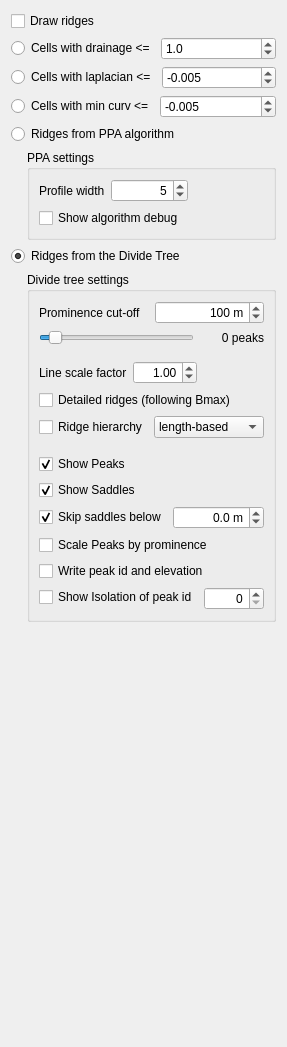
      <widget class="QWidget" name="tabRidges">
       <attribute name="title">
        <string>Ridges net</string>
       </attribute>
       <layout class="QVBoxLayout" name="verticalLayout_12">
        <item>
         <widget class="QCheckBox" name="showRidges">
          <property name="text">
           <string>Draw ridges</string>
          </property>
          <property name="checked">
           <bool>false</bool>
          </property>
         </widget>
        </item>
        <item>
         <layout class="QHBoxLayout" name="horizontalLayout_27">
          <item>
           <widget class="QRadioButton" name="ridges_drainage">
            <property name="text">
             <string>Cells with drainage &lt;=</string>
            </property>
           </widget>
          </item>
          <item>
           <widget class="QDoubleSpinBox" name="ridges_drainageThreshold">
            <property name="decimals">
             <number>1</number>
            </property>
            <property name="maximum">
             <double>100.000000000000000</double>
            </property>
            <property name="value">
             <double>1.000000000000000</double>
            </property>
           </widget>
          </item>
         </layout>
        </item>
        <item>
         <layout class="QHBoxLayout" name="horizontalLayout_36">
          <item>
           <widget class="QRadioButton" name="ridges_laplacian">
            <property name="text">
             <string>Cells with laplacian &lt;=</string>
            </property>
           </widget>
          </item>
          <item>
           <widget class="QDoubleSpinBox" name="ridges_laplacianThreshold">
            <property name="decimals">
             <number>3</number>
            </property>
            <property name="minimum">
             <double>-1.000000000000000</double>
            </property>
            <property name="maximum">
             <double>1.000000000000000</double>
            </property>
            <property name="singleStep">
             <double>0.001000000000000</double>
            </property>
            <property name="value">
             <double>-0.005000000000000</double>
            </property>
           </widget>
          </item>
         </layout>
        </item>
        <item>
         <layout class="QHBoxLayout" name="horizontalLayout_41">
          <item>
           <widget class="QRadioButton" name="ridges_curvature">
            <property name="text">
             <string>Cells with min curv &lt;=</string>
            </property>
           </widget>
          </item>
          <item>
           <widget class="QDoubleSpinBox" name="ridges_curvatureThreshold">
            <property name="decimals">
             <number>3</number>
            </property>
            <property name="minimum">
             <double>-1.000000000000000</double>
            </property>
            <property name="maximum">
             <double>1.000000000000000</double>
            </property>
            <property name="singleStep">
             <double>0.001000000000000</double>
            </property>
            <property name="value">
             <double>-0.005000000000000</double>
            </property>
           </widget>
          </item>
         </layout>
        </item>
        <item>
         <widget class="QRadioButton" name="ridges_PPA">
          <property name="text">
           <string>Ridges from PPA algorithm</string>
          </property>
         </widget>
        </item>
        <item>
         <layout class="QHBoxLayout" name="horizontalLayout_25">
          <item>
           <spacer name="horizontalSpacer">
            <property name="orientation">
             <enum>Qt::Orientation::Horizontal</enum>
            </property>
            <property name="sizeType">
             <enum>QSizePolicy::Policy::Fixed</enum>
            </property>
            <property name="sizeHint" stdset="0">
             <size>
              <width>16</width>
              <height>20</height>
             </size>
            </property>
           </spacer>
          </item>
          <item>
           <widget class="QGroupBox" name="groupBox_6">
            <property name="title">
             <string>PPA settings</string>
            </property>
            <layout class="QVBoxLayout" name="verticalLayout_9">
             <item>
              <layout class="QHBoxLayout" name="horizontalLayout_22">
               <property name="leftMargin">
                <number>0</number>
               </property>
               <item>
                <widget class="QLabel" name="label_24">
                 <property name="sizePolicy">
                  <sizepolicy hsizetype="Minimum" vsizetype="Preferred">
                   <horstretch>0</horstretch>
                   <verstretch>0</verstretch>
                  </sizepolicy>
                 </property>
                 <property name="text">
                  <string>Profile width</string>
                 </property>
                </widget>
               </item>
               <item>
                <widget class="QSpinBox" name="ridges_PPA_profileLength">
                 <property name="sizePolicy">
                  <sizepolicy hsizetype="Expanding" vsizetype="Fixed">
                   <horstretch>0</horstretch>
                   <verstretch>0</verstretch>
                  </sizepolicy>
                 </property>
                 <property name="alignment">
                  <set>Qt::AlignmentFlag::AlignRight|Qt::AlignmentFlag::AlignTrailing|Qt::AlignmentFlag::AlignVCenter</set>
                 </property>
                 <property name="minimum">
                  <number>3</number>
                 </property>
                 <property name="maximum">
                  <number>51</number>
                 </property>
                 <property name="singleStep">
                  <number>2</number>
                 </property>
                 <property name="value">
                  <number>5</number>
                 </property>
                </widget>
               </item>
               <item>
                <spacer name="horizontalSpacer_5">
                 <property name="orientation">
                  <enum>Qt::Orientation::Horizontal</enum>
                 </property>
                 <property name="sizeHint" stdset="0">
                  <size>
                   <width>40</width>
                   <height>20</height>
                  </size>
                 </property>
                </spacer>
               </item>
              </layout>
             </item>
             <item>
              <widget class="QCheckBox" name="ridges_showPPAdebug">
               <property name="text">
                <string>Show algorithm debug</string>
               </property>
              </widget>
             </item>
            </layout>
           </widget>
          </item>
         </layout>
        </item>
        <item>
         <widget class="QRadioButton" name="ridges_divtree">
          <property name="text">
           <string>Ridges from the Divide Tree</string>
          </property>
          <property name="checked">
           <bool>true</bool>
          </property>
         </widget>
        </item>
        <item>
         <layout class="QHBoxLayout" name="horizontalLayout_26">
          <item>
           <spacer name="horizontalSpacer_4">
            <property name="orientation">
             <enum>Qt::Orientation::Horizontal</enum>
            </property>
            <property name="sizeType">
             <enum>QSizePolicy::Policy::Fixed</enum>
            </property>
            <property name="sizeHint" stdset="0">
             <size>
              <width>16</width>
              <height>20</height>
             </size>
            </property>
           </spacer>
          </item>
          <item>
           <widget class="QGroupBox" name="groupBox_7">
            <property name="title">
             <string>Divide tree settings</string>
            </property>
            <layout class="QVBoxLayout" name="verticalLayout_4">
             <item>
              <layout class="QHBoxLayout" name="horizontalLayout_4">
               <item>
                <widget class="QLabel" name="label_49">
                 <property name="text">
                  <string>Prominence cut-off</string>
                 </property>
                </widget>
               </item>
               <item>
                <widget class="QSpinBox" name="ridges_divtree_promCutoff">
                 <property name="minimumSize">
                  <size>
                   <width>60</width>
                   <height>0</height>
                  </size>
                 </property>
                 <property name="alignment">
                  <set>Qt::AlignmentFlag::AlignRight|Qt::AlignmentFlag::AlignTrailing|Qt::AlignmentFlag::AlignVCenter</set>
                 </property>
                 <property name="suffix">
                  <string> m</string>
                 </property>
                 <property name="maximum">
                  <number>1500</number>
                 </property>
                 <property name="value">
                  <number>100</number>
                 </property>
                </widget>
               </item>
              </layout>
             </item>
             <item>
              <layout class="QHBoxLayout" name="horizontalLayout_45">
               <item>
                <widget class="QSlider" name="ridges_minPromSlider">
                 <property name="maximum">
                  <number>1500</number>
                 </property>
                 <property name="value">
                  <number>100</number>
                 </property>
                 <property name="orientation">
                  <enum>Qt::Orientation::Horizontal</enum>
                 </property>
                </widget>
               </item>
               <item>
                <widget class="QLabel" name="labelNumPeaks">
                 <property name="minimumSize">
                  <size>
                   <width>64</width>
                   <height>0</height>
                  </size>
                 </property>
                 <property name="text">
                  <string>0 peaks</string>
                 </property>
                 <property name="alignment">
                  <set>Qt::AlignmentFlag::AlignRight|Qt::AlignmentFlag::AlignTrailing|Qt::AlignmentFlag::AlignVCenter</set>
                 </property>
                </widget>
               </item>
              </layout>
             </item>
             <item>
              <spacer name="verticalSpacer_6">
               <property name="orientation">
                <enum>Qt::Orientation::Vertical</enum>
               </property>
               <property name="sizeType">
                <enum>QSizePolicy::Policy::Fixed</enum>
               </property>
               <property name="sizeHint" stdset="0">
                <size>
                 <width>20</width>
                 <height>10</height>
                </size>
               </property>
              </spacer>
             </item>
             <item>
              <layout class="QHBoxLayout" name="horizontalLayout_38">
               <property name="leftMargin">
                <number>0</number>
               </property>
               <item>
                <widget class="QLabel" name="label_45">
                 <property name="text">
                  <string>Line scale factor</string>
                 </property>
                </widget>
               </item>
               <item>
                <widget class="QDoubleSpinBox" name="ridges_level_scale">
                 <property name="minimumSize">
                  <size>
                   <width>64</width>
                   <height>0</height>
                  </size>
                 </property>
                 <property name="alignment">
                  <set>Qt::AlignmentFlag::AlignRight|Qt::AlignmentFlag::AlignTrailing|Qt::AlignmentFlag::AlignVCenter</set>
                 </property>
                 <property name="decimals">
                  <number>2</number>
                 </property>
                 <property name="maximum">
                  <double>20.000000000000000</double>
                 </property>
                 <property name="singleStep">
                  <double>0.500000000000000</double>
                 </property>
                 <property name="value">
                  <double>1.000000000000000</double>
                 </property>
                </widget>
               </item>
               <item>
                <spacer name="horizontalSpacer_8">
                 <property name="orientation">
                  <enum>Qt::Orientation::Horizontal</enum>
                 </property>
                 <property name="sizeHint" stdset="0">
                  <size>
                   <width>40</width>
                   <height>20</height>
                  </size>
                 </property>
                </spacer>
               </item>
              </layout>
             </item>
             <item>
              <widget class="QCheckBox" name="ridges_divtree_detailed">
               <property name="text">
                <string>Detailed ridges (following Bmax)</string>
               </property>
              </widget>
             </item>
             <item>
              <layout class="QHBoxLayout" name="horizontalLayout_42">
               <item>
                <widget class="QCheckBox" name="ridges_level">
                 <property name="text">
                  <string>Ridge hierarchy</string>
                 </property>
                </widget>
               </item>
               <item>
                <widget class="QComboBox" name="ridges_level_type">
                 <property name="sizePolicy">
                  <sizepolicy hsizetype="Expanding" vsizetype="Fixed">
                   <horstretch>0</horstretch>
                   <verstretch>0</verstretch>
                  </sizepolicy>
                 </property>
                 <item>
                  <property name="text">
                   <string>length-based</string>
                  </property>
                 </item>
                 <item>
                  <property name="text">
                   <string>topographical</string>
                  </property>
                 </item>
                </widget>
               </item>
              </layout>
             </item>
             <item>
              <spacer name="verticalSpacer_12">
               <property name="orientation">
                <enum>Qt::Orientation::Vertical</enum>
               </property>
               <property name="sizeType">
                <enum>QSizePolicy::Policy::Fixed</enum>
               </property>
               <property name="sizeHint" stdset="0">
                <size>
                 <width>20</width>
                 <height>10</height>
                </size>
               </property>
              </spacer>
             </item>
             <item>
              <widget class="QCheckBox" name="ridges_showPeaks">
               <property name="text">
                <string>Show Peaks</string>
               </property>
               <property name="checked">
                <bool>true</bool>
               </property>
              </widget>
             </item>
             <item>
              <widget class="QCheckBox" name="ridges_showSaddles">
               <property name="text">
                <string>Show Saddles</string>
               </property>
               <property name="checked">
                <bool>true</bool>
               </property>
              </widget>
             </item>
             <item>
              <layout class="QHBoxLayout" name="horizontalLayout_32">
               <item>
                <widget class="QCheckBox" name="ridges_ignoreSea">
                 <property name="text">
                  <string>Skip saddles below</string>
                 </property>
                 <property name="checked">
                  <bool>true</bool>
                 </property>
                </widget>
               </item>
               <item>
                <widget class="QDoubleSpinBox" name="ridges_ignoreSea_elev">
                 <property name="alignment">
                  <set>Qt::AlignmentFlag::AlignRight|Qt::AlignmentFlag::AlignTrailing|Qt::AlignmentFlag::AlignVCenter</set>
                 </property>
                 <property name="suffix">
                  <string> m</string>
                 </property>
                 <property name="decimals">
                  <number>1</number>
                 </property>
                 <property name="minimum">
                  <double>-1000.000000000000000</double>
                 </property>
                 <property name="maximum">
                  <double>100000.000000000000000</double>
                 </property>
                </widget>
               </item>
              </layout>
             </item>
             <item>
              <widget class="QCheckBox" name="ridges_showProm">
               <property name="text">
                <string>Scale Peaks by prominence</string>
               </property>
              </widget>
             </item>
             <item>
              <widget class="QCheckBox" name="ridges_displayPeakId">
               <property name="text">
                <string>Write peak id and elevation</string>
               </property>
              </widget>
             </item>
             <item>
              <layout class="QFormLayout" name="formLayout">
               <item row="0" column="0">
                <widget class="QCheckBox" name="ridges_showIsol">
                 <property name="text">
                  <string>Show Isolation of peak id</string>
                 </property>
                </widget>
               </item>
               <item row="0" column="1">
                <widget class="QSpinBox" name="ridges_showIsol_peak">
                 <property name="alignment">
                  <set>Qt::AlignmentFlag::AlignRight|Qt::AlignmentFlag::AlignTrailing|Qt::AlignmentFlag::AlignVCenter</set>
                 </property>
                </widget>
               </item>
              </layout>
             </item>
            </layout>
           </widget>
          </item>
         </layout>
        </item>
        <item>
         <spacer name="verticalSpacer_5">
          <property name="orientation">
           <enum>Qt::Orientation::Vertical</enum>
          </property>
          <property name="sizeHint" stdset="0">
           <size>
            <width>20</width>
            <height>414</height>
           </size>
          </property>
         </spacer>
        </item>
       </layout>
      </widget>
